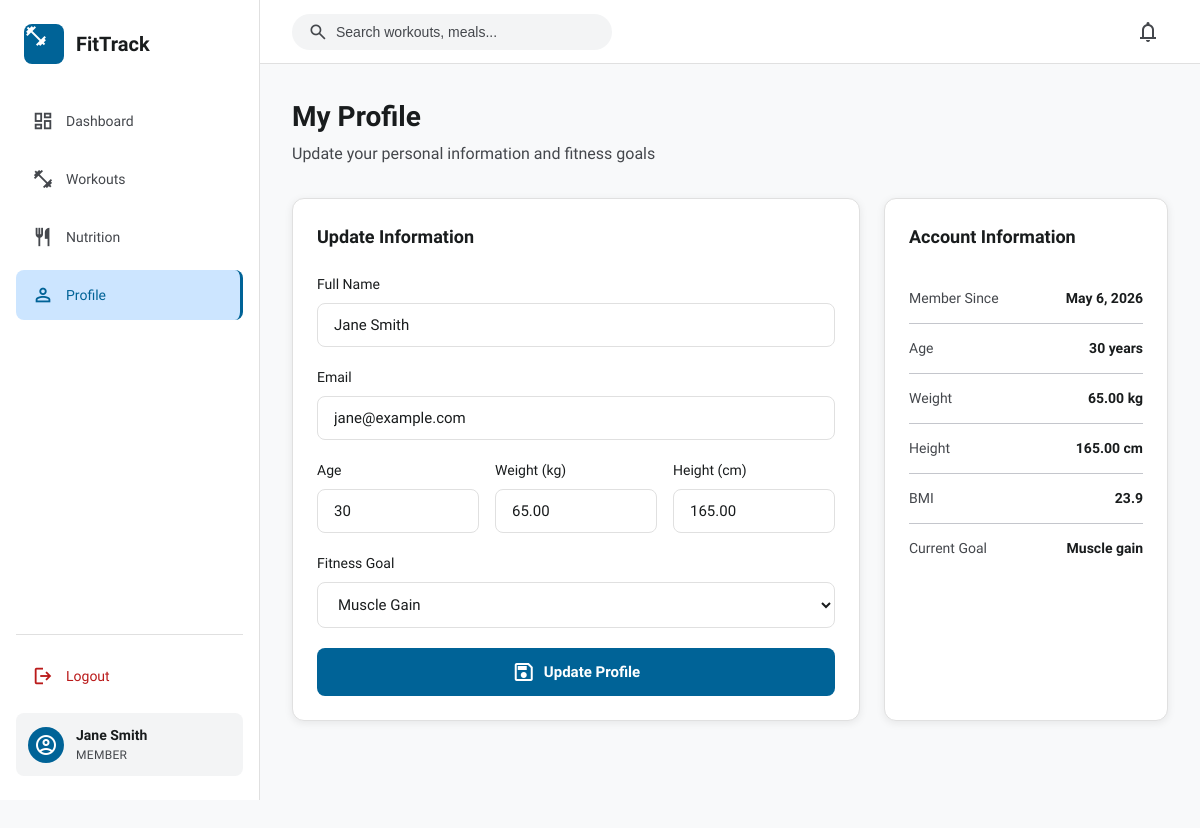
Screenshot of /pages/profile.php (signed in) with the database file from the repository.
### tables this page shows
CREATE TABLE users (
    id INT AUTO_INCREMENT PRIMARY KEY,
    name VARCHAR(100) NOT NULL,
    email VARCHAR(100) UNIQUE NOT NULL,
    password VARCHAR(255) NOT NULL,
    age INT,
    weight DECIMAL(5,2),
    height DECIMAL(5,2),
    goal VARCHAR(50),
    created_at TIMESTAMP DEFAULT CURRENT_TIMESTAMP
);

### pages/profile.php (the view, shortened to what this page needs)
<?php
require_once __DIR__ . '/../core/header.php';
$user_id = $_SESSION['user_id'];
$sql = "SELECT * FROM users WHERE id = $user_id";
$result = $conn->query($sql);
$user = $result->fetch_assoc();
?>
<div class="page-header">
    <h1 class="page-title">My Profile</h1>
    <p class="page-subtitle">Update your personal information and fitness goals</p>
</div>
<div class="profile-grid">
    <div class="profile-card">
        <h3>Update Information</h3>
        <form method="POST" action="" onsubmit="return validateProfileForm()">
            <div class="form-group">
                <label for="name">Full Name</label>
                <input type="text" id="name" name="name" value="<?php echo htmlspecialchars($user['name']); ?>" required>
            </div>
            <div class="form-group">
                <label for="email">Email</label>
                <input type="email" id="email" name="email" value="<?php echo htmlspecialchars($user['email']); ?>" required>
            </div>
            <div class="form-row">
                <div class="form-group">
                    <label for="age">Age</label>
                    <input type="number" id="age" name="age" value="<?php echo $user['age']; ?>" min="1" max="120">
                </div>
                <div class="form-group">
                    <label for="weight">Weight (kg)</label>
                    <input type="number" id="weight" name="weight" value="<?php echo $user['weight']; ?>" min="1" max="300" step="0.1">
                </div>
                <div class="form-group">
                    <label for="height">Height (cm)</label>
                    <input type="number" id="height" name="height" value="<?php echo $user['height']; ?>" min="50" max="250" step="0.1">
                </div>
            </div>
            <div class="form-group">
                <label for="goal">Fitness Goal</label>
                <select id="goal" name="goal">
                    <option value="muscle_gain" <?php echo ($user['goal'] == 'muscle_gain') ? 'selected' : ''; ?>>Muscle Gain</option>
                </select>
            </div>
            <button type="submit" class="btn btn-primary">
                <span class="material-symbols-outlined">save</span>
                Update Profile
            </button>
        </form>
    </div>
    <div class="stats-card">
        <h3>Account Information</h3>
        <div class="stats-list">
            <div class="stats-row">
                <span class="stats-label">Member Since</span>
                <span class="stats-value"><?php echo date('F j, Y', strtotime($user['created_at'])); ?></span>
            </div>
            <?php if ($user['age']): ?>
            <div class="stats-row">
                <span class="stats-label">Age</span>
                <span class="stats-value"><?php echo $user['age']; ?> years</span>
            </div>
            <?php endif; ?>
            <?php if ($user['weight']): ?>
            <div class="stats-row">
                <span class="stats-label">Weight</span>
                <span class="stats-value"><?php echo $user['weight']; ?> kg</span>
            </div>
            <?php endif; ?>
            <?php if ($user['height']): ?>
            <div class="stats-row">
                <span class="stats-label">Height</span>
                <span class="stats-value"><?php echo $user['height']; ?> cm</span>
            </div>
            <?php endif; ?>
            <?php if ($user['weight'] && $user['height']): ?>
            <div class="stats-row">
                <span class="stats-label">BMI</span>
                <span class="stats-value"><?php echo number_format($user['weight'] / (($user['height'] / 100) ** 2), 1); ?></span>
            </div>
            <?php endif; ?>
            <div class="stats-row">
                <span class="stats-label">Current Goal</span>
                <span class="stats-value"><?php echo ucfirst(str_replace('_', ' ', $user['goal'] ?: 'Not set')); ?></span>
            </div>
        </div>
    </div>
</div>
<?php include __DIR__ . '/../core/footer.php'; ?>

### assets/css/style.css (style rules this page uses)
:root { --primary: #006397; --primary-dark: #041525; --primary-light: #cce5ff; --secondary: #5cb8fd; --secondary-light: #d3e4fa; --surface: #f8f9fa; --surface-container: #ffffff; --surface-variant: #f3f4f5; --on-surface: #191c1d; --on-surface-variant: #44474c; --on-primary: #ffffff; --outline: #e0e0e0; --outline-variant: #c4c6cc; --error: #ba1a1a; --error-container: #ffdad6; --success: #2e7d32; --success-container: #d4edda; --positive: #2e7d32; --negative: #ba1a1a; --sidebar-width: 260px; --header-height: 64px; --radius-sm: 4px; --radius-md: 8px; --radius-lg: 12px; --radius-xl: 16px; --radius-full: 9999px; --shadow-sm: 0 1px 2px rgba(0, 0, 0, 0.05); --shadow-md: 0 4px 6px -1px rgba(0, 0, 0, 0.1), 0 2px 4px -2px rgba(0, 0, 0, 0.1); --shadow-lg: 0 10px 15px -3px rgba(0, 0, 0, 0.1), 0 4px 6px -4px rgba(0, 0, 0, 0.1); --shadow-card: 0 2px 8px rgba(0, 0, 0, 0.08); --font-family: "Lexend", -apple-system, BlinkMacSystemFont, "Segoe UI", sans-serif; --transition-fast: 150ms ease; --transition-base: 250ms ease; --transition-slow: 350ms ease; }
* { margin: 0; padding: 0; box-sizing: border-box; }
html { font-size: 16px; -webkit-font-smoothing: antialiased; -moz-osx-font-smoothing: grayscale; }
body { font-family: var(--font-family); font-weight: 400; line-height: 1.5; color: var(--on-surface); background-color: var(--surface); min-height: 100vh; }
.material-symbols-outlined { font-family: "Material Symbols Outlined"; font-weight: normal; font-style: normal; font-size: 24px; line-height: 1; letter-spacing: normal; text-transform: none; display: inline-block; white-space: nowrap; word-wrap: normal; direction: ltr; -webkit-font-smoothing: antialiased; font-variation-settings: "FILL" 0, "wght" 400, "GRAD" 0, "opsz" 24; }
.form-group { margin-bottom: 1.25rem; }
.form-group label { display: block; font-size: 0.875rem; font-weight: 500; color: var(--on-surface); margin-bottom: 0.5rem; }
.form-group input, .form-group select, .form-group textarea { width: 100%; padding: 0.75rem 1rem; border: 1px solid var(--outline); border-radius: var(--radius-md); font-size: 0.9375rem; font-family: inherit; color: var(--on-surface); background: var(--surface-container); transition: all var(--transition-fast); }
.form-group input::placeholder { color: var(--on-surface-variant); }
.form-row { display: grid; grid-template-columns: repeat(3, 1fr); gap: 1rem; }
.btn { display: inline-flex; align-items: center; justify-content: center; gap: 0.5rem; padding: 0.75rem 1.5rem; border: none; border-radius: var(--radius-md); font-size: 0.9375rem; font-weight: 600; font-family: inherit; cursor: pointer; transition: all var(--transition-fast); text-decoration: none; }
.btn-primary { background: var(--primary); color: var(--on-primary); width: 100%; }
.page-header { margin-bottom: 2rem; }
.page-title { font-size: 1.75rem; font-weight: 700; color: var(--on-surface); margin-bottom: 0.25rem; }
.page-subtitle { font-size: 1rem; color: var(--on-surface-variant); }
.profile-grid { display: grid; grid-template-columns: 2fr 1fr; gap: 1.5rem; max-width: 1000px; }
.profile-card, .stats-card { background: var(--surface-container); border-radius: var(--radius-lg); border: 1px solid var(--outline); padding: 1.5rem; box-shadow: var(--shadow-card); }
.profile-card h3, .stats-card h3 { font-size: 1.125rem; font-weight: 600; margin-bottom: 1.5rem; color: var(--on-surface); }
.stats-list { display: flex; flex-direction: column; }
.stats-row { display: flex; justify-content: space-between; align-items: center; padding: 0.875rem 0; border-bottom: 1px solid var(--outline-variant); }
.stats-row:last-child { border-bottom: none; }
.stats-label { font-size: 0.875rem; color: var(--on-surface-variant); }
.stats-value { font-size: 0.875rem; font-weight: 600; color: var(--on-surface); }

### rows the page displays
users: name "Jane Smith", email "jane@example.com", age "30", weight "65.00", height "165.00", goal "Muscle Gain", created_at "May 6, 2026", $user['weight'] / (($user['height'] / 100) ** 2) "23.9", goal "Muscle gain"

### other values shown
$_SESSION['user_name'] "Jane Smith"
